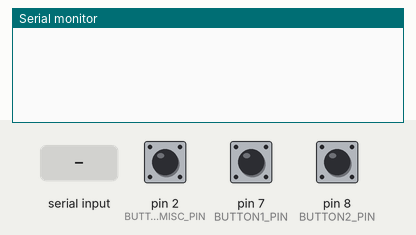
The sketch below on a simulated Arduino Uno, built with avr-gcc and run on an emulated ATmega328P. On the bench: the last lines printed to the serial monitor. Inputs (shaded band) come from the test bench; at power-on: pin 2 (BUTTON_MISC_PIN) HIGH, pin 7 (BUTTON1_PIN) HIGH, pin 8 (BUTTON2_PIN) HIGH.

Above: at 1.2 s.
1.3 s: pin 2 (BUTTON_MISC_PIN) pulled LOW for 0.15 s
At 2.2 s:
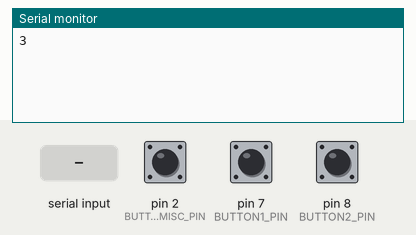
2.9 s: "Ke\n" received over Serial
At 3.4 s:
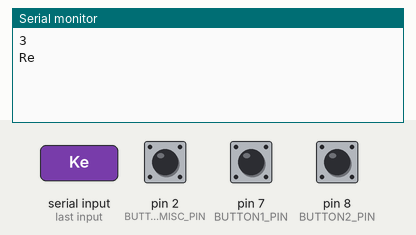
4.4 s: "90,45\n" received over Serial
At 5.6 s:
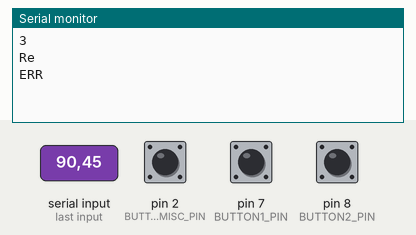
5.9 s: pin 7 (BUTTON1_PIN) pulled LOW for 0.15 s
At 6.9 s:
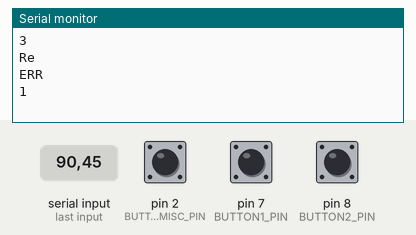
7.5 s: pin 8 (BUTTON2_PIN) pulled LOW for 0.15 s
At 8.1 s:
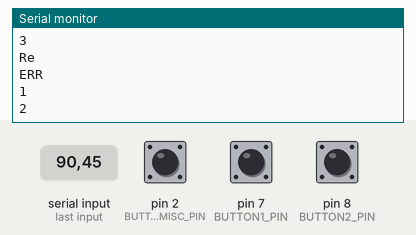

The sketch:

hardware.ino
```cpp
// (licence header left out)
const int BUTTON1_PIN = 7;
const int BUTTON2_PIN = 8;
const int BUTTON_MISC_PIN = 2;

bool button1State = false;
bool button2State = false;
bool buttonMiscState = false;

bool button1PrevState = false;
bool button2PrevState = false;
bool buttonMiscPrevState = false;

void setup() {
  Serial.begin(115200);

  pinMode(BUTTON1_PIN, INPUT_PULLUP);
  pinMode(BUTTON2_PIN, INPUT_PULLUP);
  pinMode(BUTTON_MISC_PIN, INPUT_PULLUP);
}

void loop() {
  checkButtons();
  handleSerialCommands();
}

void checkButtons() {
  button1State = digitalRead(BUTTON1_PIN) == LOW;
  button2State = digitalRead(BUTTON2_PIN) == LOW;
  buttonMiscState = digitalRead(BUTTON_MISC_PIN) == LOW;

  if (button1State && !button1PrevState) sendButtonPress(1);
  if (button2State && !button2PrevState) sendButtonPress(2);
  if (buttonMiscState && !buttonMiscPrevState) sendButtonPress(3);

  button1PrevState = button1State;
  button2PrevState = button2State;
  buttonMiscPrevState = buttonMiscState;
}

void sendButtonPress(int buttonID) {
  Serial.println(String(buttonID));
}

void handleSerialCommands() {
  if (!Serial.available()) return;

  String command = Serial.readStringUntil('\n');
  command.trim();

  if (command == "Ke") {
    Serial.println("Re");
    return;
  }

  if (command.startsWith("PINON(")) {
    int pin = extractPinNumber(command);
    if (pin >= 0) {
      pinMode(pin, OUTPUT);
      digitalWrite(pin, HIGH);
      Serial.println("OK");
    }
    return;
  }

  if (command.startsWith("PINOFF(")) {
    int pin = extractPinNumber(command);
    if (pin >= 0) {
      pinMode(pin, OUTPUT);
      digitalWrite(pin, LOW);
      Serial.println("OK");
    }
    return;
  }

  Serial.println("ERR");
}

int extractPinNumber(const String& cmd) {
  int start = cmd.indexOf('(');
  int end = cmd.indexOf(')');

  if (start == -1 || end == -1 || end <= start + 1) return -1;

  String numStr = cmd.substring(start + 1, end);
  numStr.trim();

  return numStr.toInt();
}
```

Measured:
- after the input at 1.3 s, the serial monitor: prints a new line at once (image 1)
- after the input at 2.9 s, the serial monitor: prints a new line at once (image 2)
- after the input at 4.4 s, the serial monitor: prints a new line at once (image 3)
- after the input at 5.9 s, the serial monitor: prints a new line at once (image 4)
- after the input at 7.5 s, the serial monitor: prints a new line at once (image 5)
